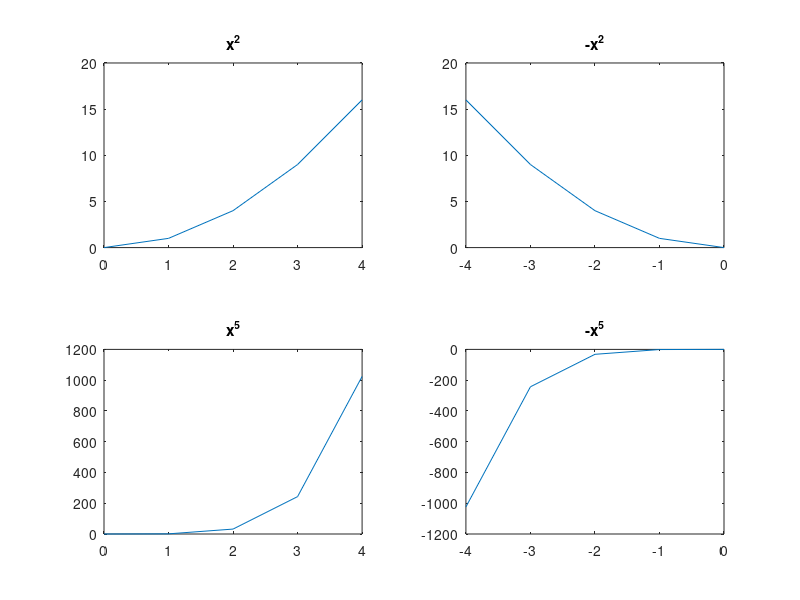

This chart was generated by the following MATLAB code:
clc
clear
close all

t1=0:4;
t2=0:-1:-4;

%even
x1=t1.^2;
x2=t2.^2;

%odd
x3=t1.^5;
x4=t2.^5;

subplot(221)
plot (t1,x1)
title('x^2');

subplot(222)
plot (t2,x2)
title('-x^2');

subplot(223)
plot (t1,x3)
title('x^5');

subplot(224)
plot (t2,x4)
title('-x^5');
